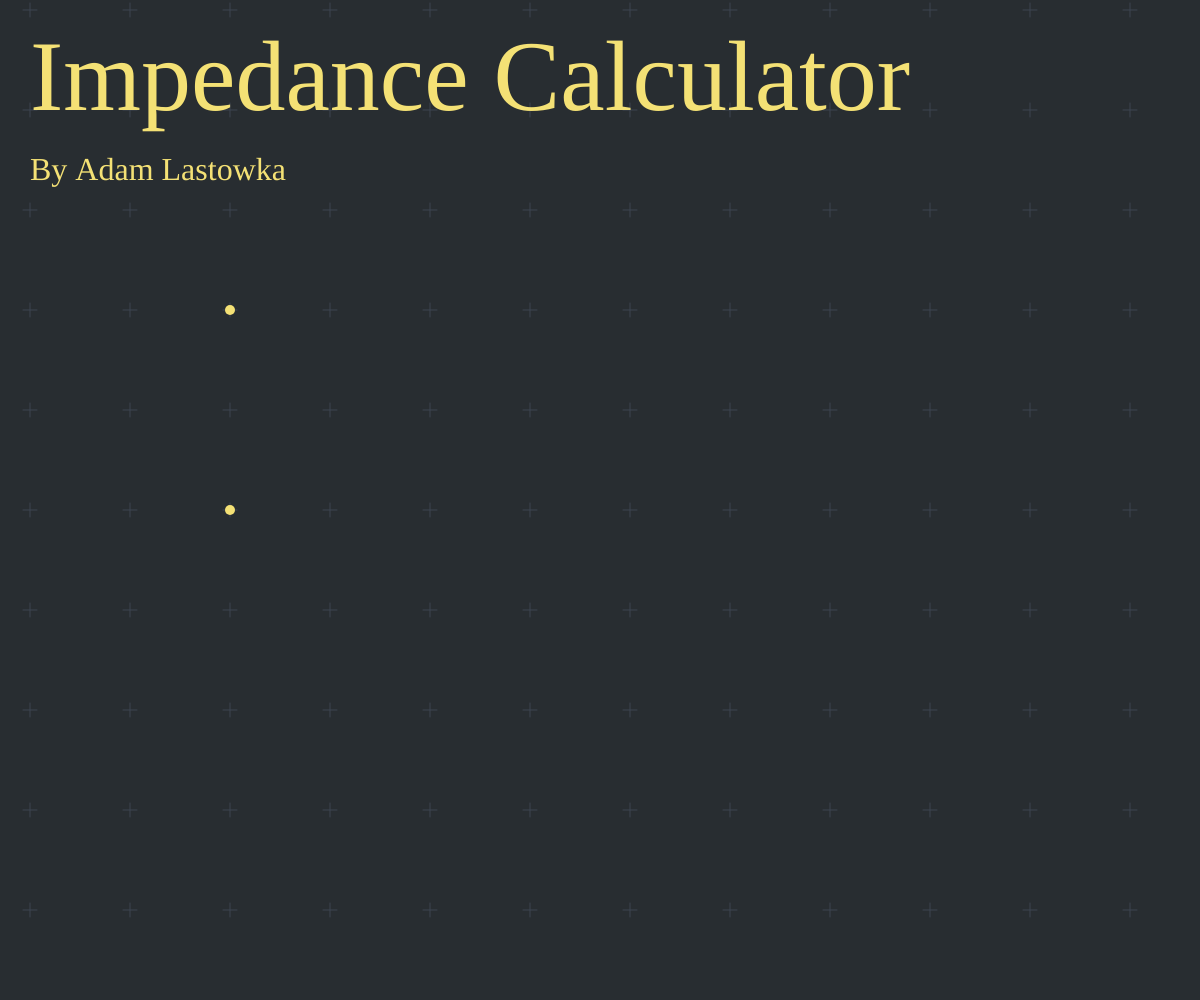
Frame 1 (no input)
Frame 60 (no input): identical to frame 1, image omitted
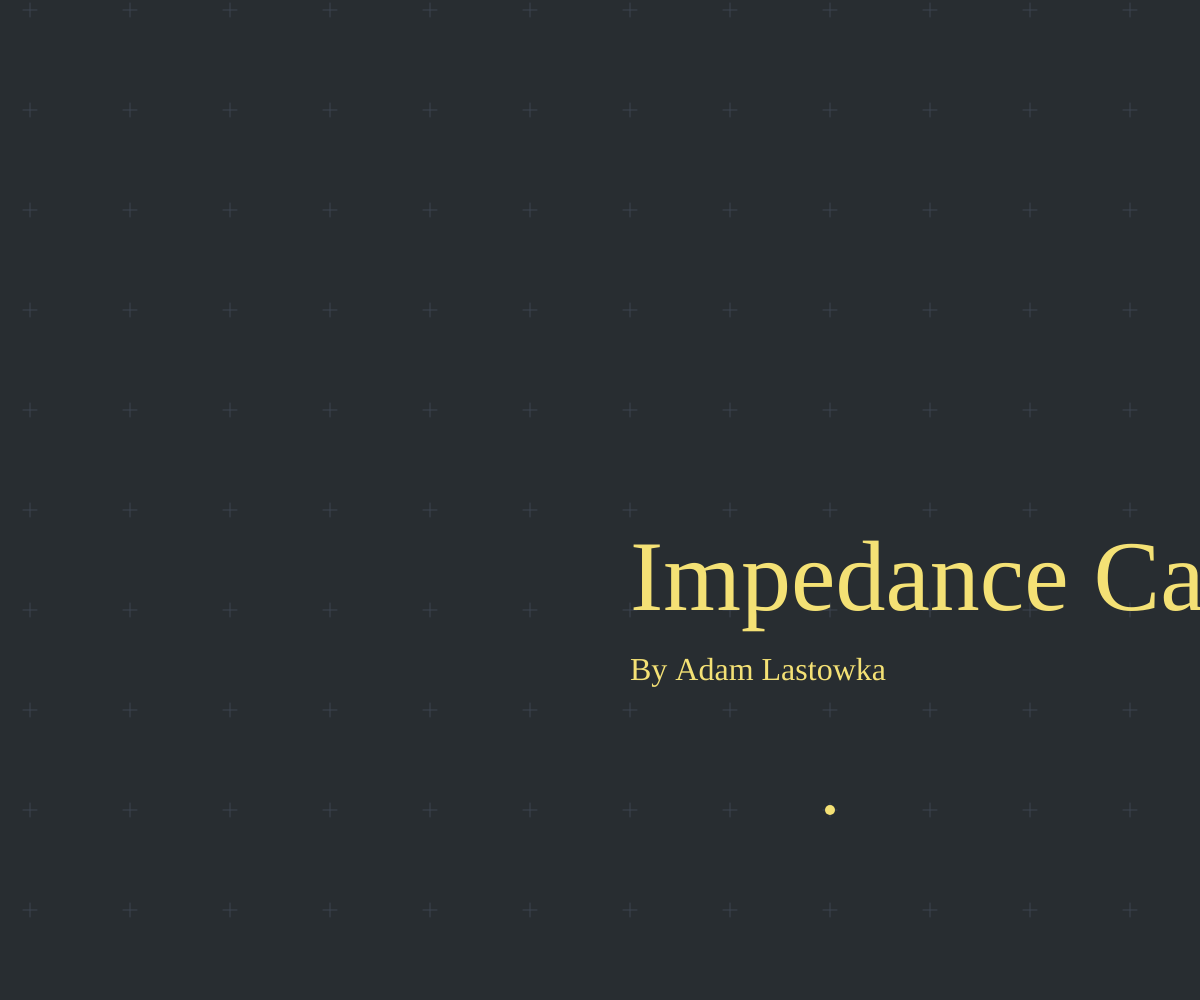
Frame 120 (the mouse pressed at the canvas centre since frame 60)

The p5.js sketch that drew these frames (run headless with seeded random() and noise() and a simulated clock; from frame 60 on, the mouse is pressed at the canvas centre):

// p5.js sketch
// ── sketch.js

"use strict";

var mouse;
var mynetwork;
var electron;

function preload() {
}

function setup() {
	createCanvas(windowWidth, windowHeight);
	document.body.style.overflow = 'hidden';
	mynetwork = new Network();
	electron = color(244, 225, 117);
	
	let ZA = new Cpl(1, 1);
	let ZB = new Cpl(1, 2);
	let mat = [[c_zero(), ZA, ZB],
				[ZA, c_zero(), c_infty()],
				[ZB, c_infty(), c_zero()]]
	get_equivalent_impedance(mat, 1, 2).print_self();
}

function set_canvas() {
	mouse = CCAM.screenToMouseSnap(mouseX, mouseY);
	CCAM.update();
	CCAM.apply();

	textFont('Atkinson Hyperlegible');
	background(40, 45, 49);
	CCAM.drawGrid();
	fill(electron);
	noStroke();
	textSize(100);
	text("Impedance Calculator", 0, 0);
	textSize(32);
	text("By Adam Lastowka", 0, 70);
}

function unset_canvas() {
	CCAM.unapply();
}

function draw() {
	set_canvas();
	
	mynetwork.update();
	mynetwork.display();

	//get_equivalent_impedance(mynetwork.get_graph(1), mynetwork.V_IN, mynetwork.V_OUT).print_self();
	
	//for(let i = 0; i < 100; i++)
	//print(abs(mynetwork.get_gain(i)));
	//print(mynetwork.get_graph(1));
	unset_canvas();
}

function windowResized() {
	resizeCanvas(windowWidth, windowHeight);
 }
// ── Cam.js

"use strict";

// Short for "mouse input mode"
// Changes based on current "action" being done in editor
var MIM = "CCAM";
function keyTyped() {
    if(["n", "w", "r", "c", "l"].includes(key.toLowerCase())) {
        MIM = key.toUpperCase();
    }
}
function keyPressed() {
    if(keyCode == ESCAPE) MIM = "CCAM";
}

// Camera object for p5.js apps
// Be sure to load this script AFTER p5.js loads
// TODO: center zoom on mouse
// TODO: mobile support
var CCAM = {
    x : 30.0,
    y : 110.0,
    pmp : false,
    zoom : 1.0,
    update: function() {
        if(mouseIsPressed && MIM == "CCAM") {
            this.x += (mouseX - pmouseX)/this.zoom;
            this.y += (mouseY - pmouseY)/this.zoom;
        }
    },
    apply: function() {
        push();
        translate(width/2, height/2);
        scale(this.zoom);
        translate(this.x - width/2, this.y - height/2);
    },
    unapply: function() {
        pop();
    },
    screenToMouse: function(cnvx, cnvy) {
        return {x: (cnvx - width/2)/this.zoom - this.x + width/2,
                y: (cnvy - height/2)/this.zoom - this.y + height/2};
    },
    // returns the mousecoords, but snapped to the grid shown in drawGrid()
    screenToMouseSnap: function(cnvx, cnvy) {
        var spc = 100/(2 ** round(Math.log(this.zoom)/Math.log(2)));
        return {x: round(((cnvx - width/2)/this.zoom - this.x + width/2)/spc)*spc,
                y: round(((cnvy - height/2)/this.zoom - this.y + height/2)/spc)*spc};
    },
    drawGrid: function() {
        var spc = 100/(2 ** round(Math.log(this.zoom)/Math.log(2)));
        var r = 7/this.zoom;
        var LU = this.screenToMouse(0, 0);
        var RD = this.screenToMouse(width, height);
        stroke(60, 68, 81);
        strokeWeight(1/this.zoom);
        
        for(var x = round(LU.x/spc)*spc - spc; x < round(RD.x/spc)*spc + spc; x+= spc)
        for(var y = round(LU.y/spc)*spc - spc; y < round(RD.y/spc)*spc + spc; y+= spc) {
            line(x - r, y, x + r, y);
            line(x, y - r, x, y + r);
        }
        strokeWeight(1);
    }
}

function mouseWheel(event) {
    var k = event.delta;
    while(abs(k) > 0){
        if(k > 0) {
            CCAM.zoom /= 1.1;
            k -= 100;
        } else if(k < 0) {
            CCAM.zoom *= 1.1;
            k += 100;
        }
    }
}
// ── adam_math.js
// @author Adam

// Complex Numbers
class Cpl {
    constructor(a, b) {
        this.re = a;
        this.im = b;
    }
    print_self() {
        print(this.get_str());
    }
    get_str() {
        return "(" + this.re + " + " + this.im + "j" + ")";
    }
}
function c_one() {
    return new Cpl(1.0, 0.0);
}
function c_i() {
    return new Cpl(0.0, 1.0);
}
function c_infty() {
    return new Cpl(Infinity, 0.0);
}
function c_zero() {
    return new Cpl(0.0, 0.0);
}
function c_small() {
    return new Cpl(0.00000001, 0.0);
}
function ciszero(z) {
    return z.re===0 && z.im===0;
}
function cmod(x) {
    return sqrt(x.re*x.re+x.im*x.im)
}
function cabs(z) {
    return mod(z);
}
function carg(z) {
    return atan2(z.im, z.re);
}
function cmult(z, a) {
    return new Cpl(z.re*a, z.im*a);
}
function cdiv(z, a) {
    return new Cpl(z.re/a, z.im/a);
}
function cmult(a, b) {
    if(a.re === Infinity || b.re === Infinity) return c_infty();
    return new Cpl(a.re*b.re - a.im*b.im, a.re*b.im + a.im*b.re);
}
function cdiv(a, b) {
    if(b.re === Infinity) return c_zero();
    let r2 = 1.0/(b.re*b.re + b.im*b.im);
    return new Cpl(r2*(a.re*b.re+a.im*b.im), r2*(a.im*b.re - a.re*b.im));
}
function cadd(a, b) {
    return new Cpl(a.re + b.re, a.im + b.im);
}
function csub(a, b) {
    return new Cpl(a.re - b.re, a.im - b.im);
}
function cexp(z) {
    let r = exp(z.re);
    return new Cpl(r*cos(z.im), r*sin(z.im));
}
function cconj(z) {
    return new Cpl(z.re, -z.im);
}
function cpow(z, n) {
    let r = pow(mod(z), n);
    let phi = arg(z);
    return new Cpl(r*cos(n*phi), r*sin(n*phi));
}
// Circuit wrappers
function resistance(value) {
    return new Cpl(value, 0);
}
function reactance(value) {
    return new Cpl(0, value);
}

function Z_capacitor(w, C) {
    return reactance(-1.0/(w*C));
}
function Z_inductor(w, L) {
    return reactance(w*L);
}
function Z_resistor(w, R) {
    return resistance(R);
}
function Z_wire() {
    return c_small();
}
function Z_open() {
    return c_infty();
}
function parallel(Z_a, Z_b) {
    if(Z_a.re === Infinity) return Z_b;
    if(Z_b.re === Infinity) return Z_a;
    if(ciszero(Z_a) || ciszero(Z_b)) return c_zero();
    return cdiv(cmult(Z_a, Z_b), cadd(Z_a, Z_b));
}
function series(Z_a, Z_b) {
    if(Z_a.re === Infinity || Z_b.re === Infinity) return c_infty();
    return cadd(Z_a, Z_b);
}

// Matrices

function star_mesh_reduce(matrix, index) {
    let Z_inv_total = c_zero();
    let zero_node = -1;
    for(let i = 0; i < matrix.length; i++) {
        if(ciszero(matrix[i][index])) {
            i = zero_node = i;
        } else if(i != index) {
            Z_inv_total = cadd(Z_inv_total, cdiv(c_one(), matrix[i][index]));
        }
    }
    let matrix_out = [...Array(matrix.length)].map(e => Array(matrix.length).fill(Z_open()));
    for(let i = 0; i < matrix_out.length; i++) {
        if(i != index) {
            for(let j = 0; j < i; j++) {
                if(j != index) {
                    if(zero_node == i) {
                        matrix_out[i][j] = parallel(matrix[index][j], matrix[i][j]);
                    } else if(zero_node == j) {
                        matrix_out[i][j] = parallel(matrix[i][index], matrix[i][j]);
                    } else {
                        matrix_out[i][j] = parallel(cmult(cmult(matrix[j][index], matrix[i][index]), Z_inv_total), matrix[i][j]);
                    }
                    matrix_out[j][i] = matrix_out[i][j];
                }
            }
            matrix_out[i][i] = c_zero();
        }
    }
    return matrix_out;
}

function get_equivalent_impedance(matrix, node_A, node_B) {
    for(let k = 0; k < matrix.length; k++) {
        if(k != node_A && k != node_B)
            matrix = star_mesh_reduce(matrix, k);
    }
    return matrix[node_A][node_B];
}

function print_matrix(m) {
    print("MATRIX:")
    print("======================");
    for(let i = 0; i < m.length; i++) {
        let s = "";
        for(let j = 0; j < m[i].length; j++) {
            s += m[i][j].get_str() + " ";
        }
        print(s);
    }
    print("======================");
}
// ── network.js
// Just a point in space.
class Node {
    constructor(x_pos, y_pos) {
        this.x = x_pos;
        this.y = y_pos;
    }
    display() {
        ellipse(this.x, this.y, 10, 10);
    }
}

// Supports:
//      -Resistors  (R)
//      -Capacitors (C)
//      -Inductors  (L)
//      -Wires      (W)
//
// Could be easily set up to handle other linear impedances.
//
class Edge {
    // Can be "R", "W", "C", "L"
    constructor(id_i, id_j, component_type, component_value) {
        this.i = id_i;
        this.j = id_j;
        this.type = component_type;
        this.value = component_value;
    }
    get_impedance(w) {
        switch(this.type) {
            case "R":
                return Z_resistor(w, this.value);
            case "L":
                return Z_inductor(w, this.value);
            case "C":
                return Z_capacitor(w, this.value);
            case "W":
                return Z_wire();
            default:
                break;
        }
    }
    display(nodelist) {
        let x1 = nodelist[this.i].x;
        let y1 = nodelist[this.i].y;
        let x2 = nodelist[this.j].x;
        let y2 = nodelist[this.j].y;
        line(x1, y1, x2, y2); // TODO: prettier
        text(this.type + "=" + this.value, (x1+x2)/2.0, (y1+y2)/2.0);
    }
}

// Strictly for GUI. Fancy algos / number crunching should be done *outside* of this class.
class Network {
    constructor() {
        this.nodes = [new Node(200, 200), new Node(200, 400)];
        this.edges = [];
        this.p_mp = false; //pmousepressed

        this.edge_gui_phase = "first";
        this.edge_gui_memory = 0;
    }
    // Returns the impedance (adjecancy) matrix for the nodes in this circuit as a list of complex numbers
    // Requires a specific angular frequency as input!
    get_graph(w) {
        let matrix = [...Array(this.nodes.length)].map(e => Array(this.nodes.length).fill(Z_open()));
        for(let e of this.edges) {
            matrix[e.i][e.j] = e.get_impedance(w);
            matrix[e.j][e.i] = matrix[e.i][e.j];
        }
        return matrix;
    }
    // Updates GUI / drawing / circuit construction
    update() {
        let mouse_clicked = false;
        mouse_clicked = this.p_mp && !mouseIsPressed;
        this.p_mp = mouseIsPressed;
        if(MIM == "N") {
            ellipse(mouse.x, mouse.y, 10, 10);
            if(mouse_clicked) {
                this.nodes.push(new Node(mouse.x, mouse.y));
            }
        } else if(MIM == "W" || MIM == "R" || MIM == "C" || MIM == "L") {
            // handle all edge construction in the same spot
            if(this.edge_gui_phase == "first") {
                let k = this.get_nearest_node();
                noFill();
                stroke(electron);
                ellipse(this.nodes[k].x, this.nodes[k].y, 30, 30);
                if(mouse_clicked) {
                    this.edge_gui_memory = k;
                    this.edge_gui_phase = "second";
                }
            } else if(this.edge_gui_phase == "second") {
                let k = this.get_nearest_node(this.edge_gui_memory);
                noFill();
                stroke(electron);
                ellipse(this.nodes[k].x, this.nodes[k].y, 30, 30);
                ellipse(this.nodes[this.edge_gui_memory].x, this.nodes[this.edge_gui_memory].y, 30, 30);
                line(this.nodes[k].x, this.nodes[k].y, this.nodes[this.edge_gui_memory].x, this.nodes[this.edge_gui_memory].y);
                if(mouse_clicked) {
                    this.add_edge(k, this.edge_gui_memory, MIM);
                    this.edge_gui_memory = -1;
                    this.edge_gui_phase = "first";
                }
            }
        } else {
            this.edge_gui_memory = -1;
            this.edge_gui_phase = "first";
        }
        
    }
    add_edge(i, j, type) {
        let e = new Edge(i, j, type, 1.0); // TODO: value editing
        this.edges.push(e);
    }
    // returns id of node nearest to mouse
    // optional argument lets you exclude a specific node from the candidates
    // returns -1 if no nodes
    get_nearest_node(ignore_id=-1) {
        let min_dist = 1000000000;
        let best_id = -1;
        for(let i = 0; i < this.nodes.length; i++) {
            let n = this.nodes[i];
            let dist = (mouse.x-n.x)*(mouse.x-n.x)+(mouse.y-n.y)*(mouse.y-n.y);
            if(dist < min_dist && ignore_id != i) {
                min_dist = dist;
                best_id = i;
            }
        }
        return best_id;
    }
    display() {
        fill(electron);
        noStroke();
        for(let n of this.nodes) {
            n.display();
        }
        stroke(electron);
        for(let e of this.edges) {
            e.display(this.nodes);
        }
    }
}
